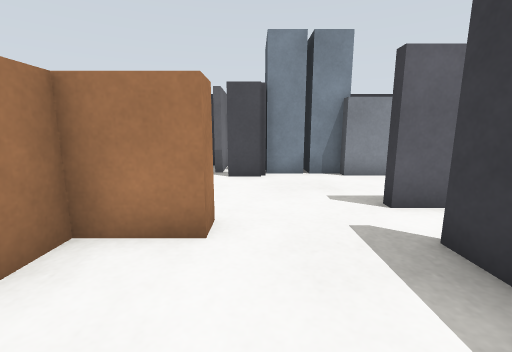
View 1 (above)

13 first-person views from a walk through a robot-simulator world made for Gazebo. The camera is 0.69 m above the floor, tilts 10° down and sees 90° across. The floor is counted in squares, 0.5 m on a side. Each view is taken from the middle of a square. On the plan, view 1 faces up. The plan holds only what a view shows up to about 13 squares ahead; the rest is blank. The robots in the file are not drawn.

View 2
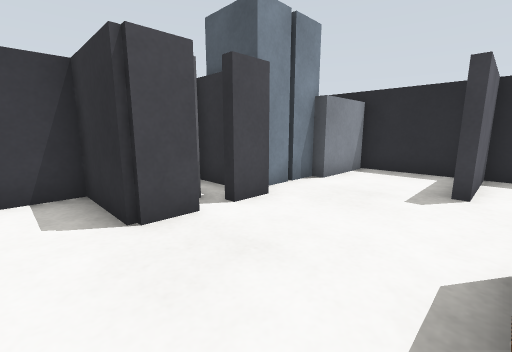

View 3
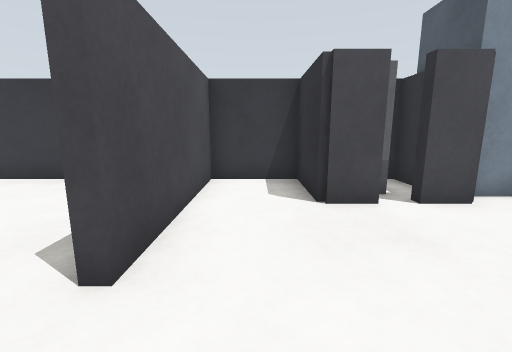

View 4
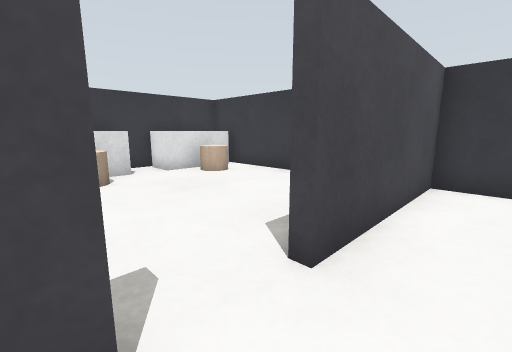

View 5
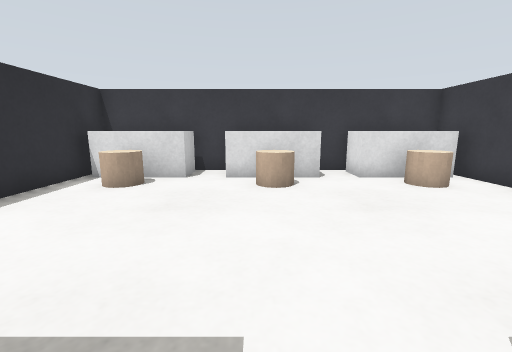

View 6
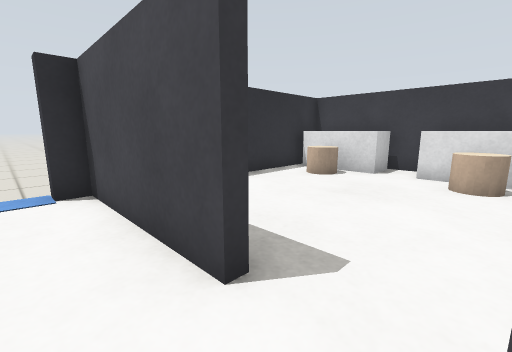

View 7
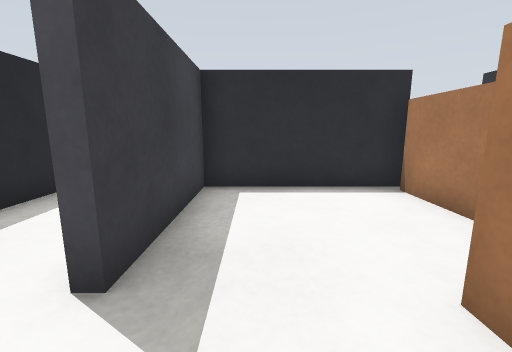

View 8
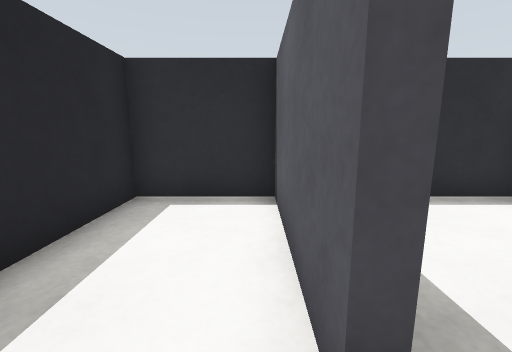

View 9
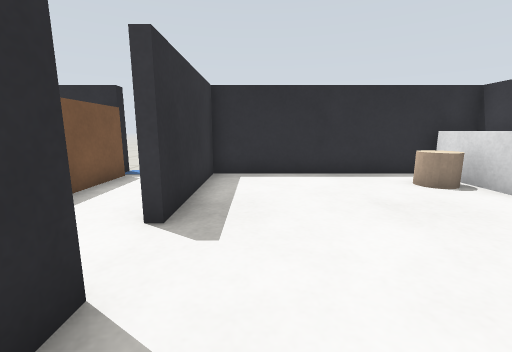

View 10
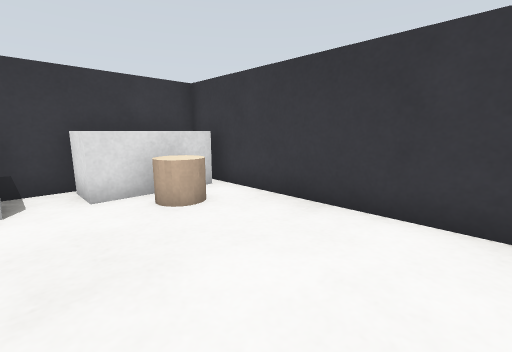

View 11
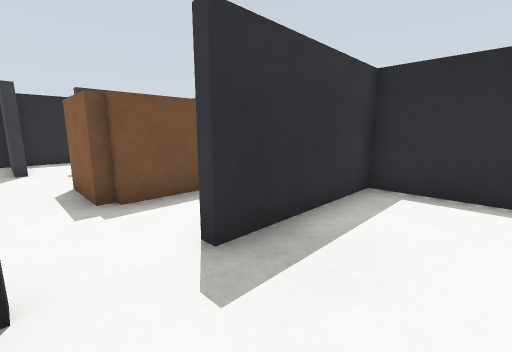

View 12
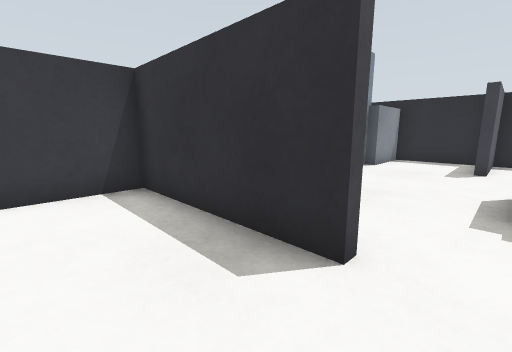

View 13
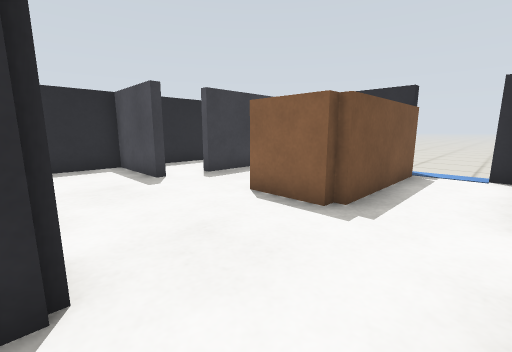

### Floor plan
Points are (right, up) in squares from view 1. A wall is a line through its corners. A room is listed if a view was taken in it or the views show most of it. See-through windows are left out.
Room 1 (views 1, 2, 3, 4, 5, 6, 7, 8, 13)
walls: (2.6, 3.1) (2.6, -1.3) (5.5, -1.3) (5.5, 4.5) (2.3, 4.5) (2.3, 4.8) (5.5, 4.8) (5.5, 8); (-2.4, 2.5) (-2.4, -1); (-2.9, 7.9) (-2.9, 10.3) (-5.3, 10.3) (-5.3, 5); (-5.3, 3.4) (-5.3, -1.3) (-4.7, -1.3); (-2.9, -1) (-2.9, 3.5); (-2.7, -1.8) (-2.7, -1.3) (2.3, -1.3) (2.3, 3.1)
ways out: opening at (-6, 4.5) to room 2; opening at (-4, -1)
objects: brown box (-2, 3) to (-1, 4); dark grey box (-2, 8); dark grey box (-1, 8) to (0, 8); blue box (1, 9) to (2, 10); blue box (2, 8) to (3, 10); grey box (4, 8) to (5, 8)
Room 2 (views 9, 10, 11, 12)
walls: (-5.6, 5) (-5.6, 10.3) (-14, 10.3) (-14, -1.3) (-5.6, -1.3) (-5.6, 3.4)
ways out: opening at (-6, 4.5) to room 1
objects: white box (-13, -1) to (-13, 2); white box (-13, 3) to (-13, 6); white box (-13, 7) to (-13, 10); beige cylinder (-12, 0) to (-11, 1); beige cylinder (-12, 4) to (-11, 5); beige cylinder (-12, 8) to (-11, 9)

Where each view was taken, in squares from view 1:
view 1: 0 up, 0 right, facing up
view 2: 4 up, 4 left, facing up-right
view 3: 3 up, 4 left, facing up
view 4: 3 up, 4 left, facing up-left
view 5: 4 up, 5 left, facing left
view 6: 5 up, 4 left, facing down-left
view 7: 5 up, 1 right, facing down
view 8: 4 up, 3 right, facing down
view 9: 7 up, 7 left, facing down
view 10: 6 up, 7 left, facing up-left
view 11: 5 up, 8 left, facing down-right
view 12: 4 up, 8 left, facing up-right
view 13: 8 up, 5 left, facing down-right
